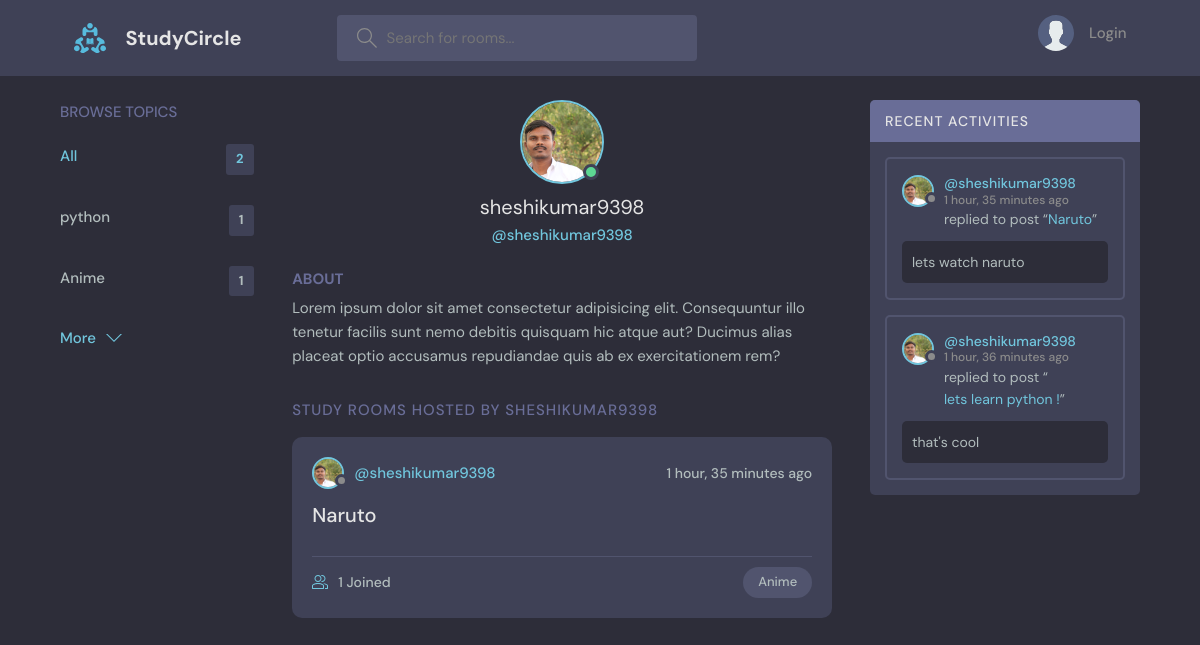
The app's page /profile/2/ with its own data.
### base/models.py (models this page shows, shortened)
class Topic(models.Model):
    name=models.CharField(max_length=200)

class User(AbstractUser):
    name=models.CharField(max_length=200,null=True)
    email=models.EmailField(unique=True,null=True)
    bio=models.TextField(null=True)
    avatar=models.ImageField(null=True,default="avatar.svg")
    USERNAME_FIELD="email"
    REQUIRED_FIELDS=[]

class Room(models.Model):
    host=models.ForeignKey(User,on_delete=models.SET_NULL,null=True)
    topic=models.ForeignKey(Topic,on_delete=models.SET_NULL,null=True)
    name=models.CharField(max_length=200)
    description=models.TextField(null=True,blank=True)
    participants=models.ManyToManyField(User,related_name='participants', blank=True)
    updated=models.DateTimeField(auto_now=True)
    created=models.DateTimeField(auto_now_add=True)
    class Meta:
        ordering = ['-updated', '-created']
    def __str__(self):
        return self.name

class Message(models.Model):
    user=models.ForeignKey(User,on_delete=models.CASCADE)
    room=models.ForeignKey(Room,on_delete=models.CASCADE)
    body = models.TextField(null=True, blank=True)
    updated=models.DateTimeField(auto_now=True)
    created=models.DateTimeField(auto_now_add=True)
    class Meta:
        ordering = ['-updated', '-created']

### base/views.py (the view)
# urls.py: path('profile/<str:pk>/',views.userProfile,name='user-profile'),
def userProfile(request,pk):
    user=User.objects.get(id=pk)
    rooms=user.room_set.all()
    room_messages=user.message_set.all()
    topics=Topic.objects.all()
    context={'user': user,'rooms': rooms,'room_messages': room_messages,'topics': topics}
    return render(request,'base/profile.html',context)

### base/templates/base/profile.html (shortened to what this page needs)
{% extends 'main.html' %}
{% block content %}
<main class="profile-page layout layout--3">
    <div class="container">
      {% include 'base/topics_components.html' %}
      <div class="roomList">
        <div class="profile">
          <div class="profile__avatar">
            <div class="avatar avatar--large active">
              <img src="{{user.avatar.url}}" />
            </div>
          </div>
          <div class="profile__info">
            <h3>{{user.username}}</h3>
            <p>@{{user.username}}</p>
          </div>
          <div class="profile__about">
            <h3>About</h3>
            <p>
              Lorem ipsum dolor sit amet consectetur adipisicing elit. Consequuntur illo tenetur
              facilis sunt nemo debitis quisquam hic atque aut? Ducimus alias placeat optio
              accusamus repudiandae quis ab ex exercitationem rem?
            </p>
          </div>
        </div>
        <div class="roomList__header">
          <div>
            <h2>Study Rooms Hosted by {{user.username}}</a>
            </h2>
          </div>
        </div>
      {% include 'base/feed_component.html' %}
      </div>
      {% include 'base/activity_components.html' %}
    </div>
  </main>
{% endblock content%}

### base/templates/base/topics_components.html
<div class="topics">
    <div class="topics__header">
      <h2>Browse Topics</h2>
    </div>
    <ul class="topics__list">
      <li>
        <a href="{% url 'home' %}" class="active">All <span>{{topics.count}}</span></a>
      </li>
      {% for topic in topics %}
      <li>
        <a href="{% url 'home' %}?q={{topic.name}}">{{topic.name}}<span>{{topic.room_set.all.count}}</span></a>
      </li>
      {% endfor %}
    </ul>
    <a class="btn btn--link" href="{% url 'topics' %}">
      More
      <svg version="1.1" xmlns="http://www.w3.org/2000/svg" width="32" height="32" viewBox="0 0 32 32">
        <title>chevron-down</title>
        <path d="M16 21l-13-13h-3l16 16 16-16h-3l-13 13z"></path>
      </svg>
    </a>
  </div>

### base/templates/base/feed_component.html (shortened to what this page needs)
{% for room in rooms %}
<div class="roomListRoom">
    <div class="roomListRoom__header">
      <a href="{% url 'user-profile' room.host.id %}" class="roomListRoom__author">
        <div class="avatar avatar--small">
          <img src="{{room.host.avatar.url}}" />
        </div>
        <span>@{{room.host.username}}</span>
      </a>
      <div class="roomListRoom__actions">
        <span>{{room.created|timesince}} ago</span>
      </div>
    </div>
    <div class="roomListRoom__content">
        <a href="{% url 'room' room.id %}">{{room.name}}</a>
    </div>
    <div class="roomListRoom__meta">
      <a href="{% url 'room' room.id %}" class="roomListRoom__joined">
        {{room.participants.all.count}} Joined
      </a>
      <p class="roomListRoom__topic">{{room.topic.name}}</p>
    </div>
  </div>
  {% endfor %}

### base/templates/base/activity_components.html (shortened to what this page needs)
<div class="activities">
    <div class="activities__header">
      <h2>Recent Activities</h2>
    </div>
    {% for message in room_messages %}
    <div class="activities__box">
      <div class="activities__boxHeader roomListRoom__header">
        <a href="{% url 'user-profile' message.user.id %}" class="roomListRoom__author">
          <div class="avatar avatar--small">
            <img src="{{message.user.avatar.url}}" />
          </div>
          <p>
            @{{message.user.username}}
            <span>{{message.created|timesince}} ago</span>
          </p>
        </a>
      </div>
      <div class="activities__boxContent">
        <p>replied to post “<a href="{% url 'room' message.room.id %}">{{message.room}}</a>”</p>
        <div class="activities__boxRoomContent">
          {{message.body}}
        </div>
      </div>
    </div>
    {% endfor %}
  </div>

### records on screen
Topic: name "python", room_set.all.count "1"
Topic: name "Anime", room_set.all.count "1"
User: avatar (picture), username "sheshikumar9398", username "SHESHIKUMAR9398"
Room: host.avatar (picture), host.username "sheshikumar9398", created "1 hour, 35 minutes", name "Naruto", participants.all.count "1", topic.name "Anime"
Message: user.avatar (picture), user.username "sheshikumar9398", created "1 hour, 35 minutes", room "Naruto", body "lets watch naruto"
Message: user.avatar (picture), user.username "sheshikumar9398", created "1 hour, 36 minutes", room "lets learn python !", body "that's cool"

### other values on screen
{{ topics.count }} "2"
